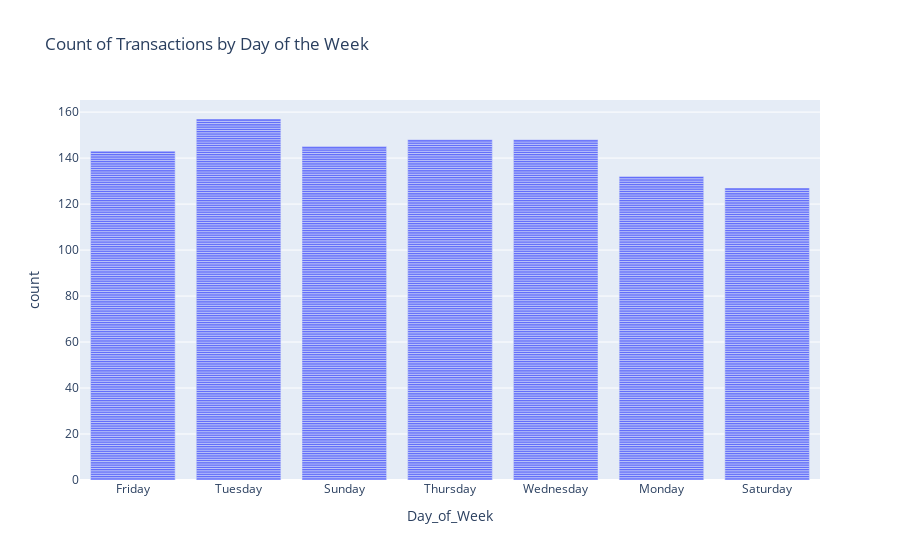

The notebook cell saved with this chart:
### Markdown cell above
Transactions by Day of the Week :

### Code cell
fig_day_of_week = px.bar(data, x='Day_of_Week',
                         title='Count of Transactions by Day of the Week')
fig_day_of_week.show()

### Figure 1 — Plotly figure (JSON) as saved in the notebook; plotly's stock layout.template omitted (floating-point values rounded to 4 significant figures; data arrays with more than 128 entries replaced by an {"elided": "..."} marker saying what was removed)
{"data": [{"hovertemplate": "Day_of_Week=%{x}<br>count=%{y}<extra></extra>", "legendgroup": "", "marker": {"color": "#636efa", "pattern": {"shape": ""}}, "name": "", "orientation": "v", "showlegend": false, "textposition": "auto", "type": "bar", "x": {"elided": "1000 str values"}, "xaxis": "x", "y": {"elided": "1000 int values"}, "yaxis": "y"}], "layout": {"barmode": "relative", "legend": {"tracegroupgap": 0}, "title": {"text": "Count of Transactions by Day of the Week"}, "xaxis": {"anchor": "y", "domain": [0, 1], "title": {"text": "Day_of_Week"}}, "yaxis": {"anchor": "x", "domain": [0, 1], "title": {"text": "count"}}}}
